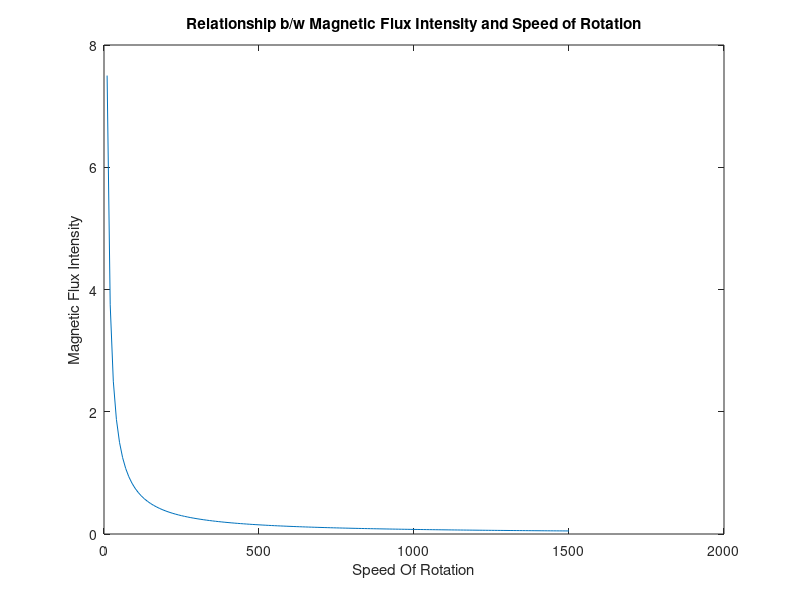

Source code (MATLAB):
N = 0:10:1500;
phi = 75./N;
plot(N,phi)
xlabel('Speed Of Rotation')
ylabel('Magnetic Flux Intensity')
title('Relationship b/w Magnetic Flux Intensity and Speed of Rotation')